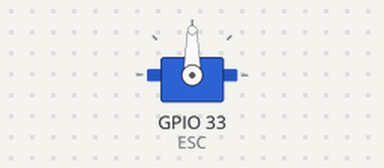
Recording of a sketch running on a simulated ESP32. On the bench: servo.

Above: at 0.0 s.
At 6.0 s:
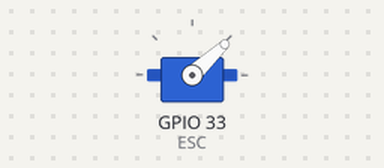
At 7.0 s:
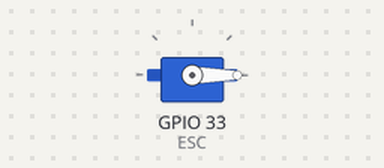
Timing chart, 0 to 8.5 s (numbered marks = the images above):
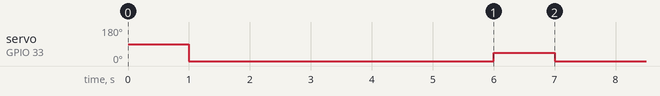

The sketch:

controlBrushlessMotorESPTEST.ino
```cpp
#include <ESP32Servo.h>


Servo ESC;


void setup() {

pinMode(33,OUTPUT);


  // Attach the ESC on pin 9
  //motor.attach(18, 0, 70);
  //ESC.attach(9,1000,2000); // (pin, min pulse width, max pulse width in microseconds)

  ESC.attach(33, 500, 2500);  // (pin, min pulse width, max pulse width in microseconds)
  delay(1000);
  ESC.write(0);
  delay(5000);
  ESC.write(43);
  delay(1000);
  ESC.write(0);
}

void loop() {
  // put your main code here, to run repeatedly:

}
```

Measured:
- by itself, servo on GPIO 33 (ESC): 90° → 0° at 1.0 s, → 43° 5.0 s later, → 0° 1.0 s later
